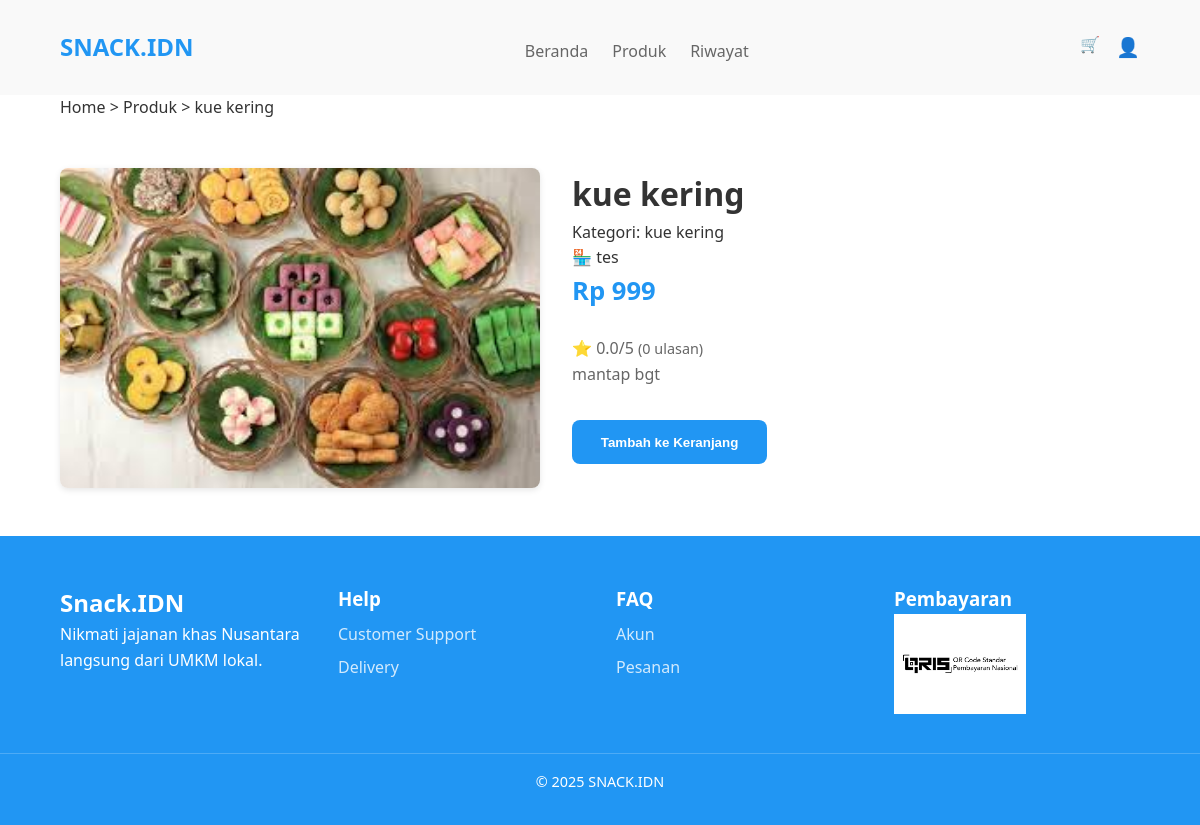
/public/product_detail.php?id=63bf73ef-8411-11f0-bd3e-58ce2aa3a006, run on the app's committed database.
### tables this page shows
CREATE TABLE `product` (
  `id` varchar(36) NOT NULL,
  `seller_id` varchar(36) NOT NULL,
  `category_id` int(11) DEFAULT NULL,
  `name` varchar(255) NOT NULL,
  `description` text DEFAULT NULL,
  `price` decimal(10,2) NOT NULL,
  `stock` int(11) NOT NULL,
  `image_url` text DEFAULT NULL,
  `created_at` datetime DEFAULT current_timestamp()
);

CREATE TABLE `category` (
  `id` int(11) NOT NULL,
  `name` varchar(100) NOT NULL,
  `created_at` datetime DEFAULT current_timestamp()
);

CREATE TABLE `user` (
  `id` varchar(36) NOT NULL,
  `name` varchar(255) NOT NULL,
  `email` varchar(255) NOT NULL,
  `password` varchar(255) NOT NULL,
  `role` enum('pembeli','penjual','admin') NOT NULL,
  `phone` varchar(20) DEFAULT NULL,
  `address` text DEFAULT NULL,
  `store_description` text DEFAULT NULL,
  `store_logo` varchar(255) DEFAULT NULL,
  `status` enum('active','suspended') DEFAULT 'active',
  `created_at` datetime DEFAULT current_timestamp()
);

### models/Product.php (called while the page is built, shortened)
<?php
class Product {
    private $conn;
    public function __construct($db) {
        $this->conn = $db;
    }
    public function getById($id) {
        $stmt = $this->conn->prepare("
            SELECT p.*,
                   c.name AS category_name,
                   u.name AS seller_name
            FROM product p
            LEFT JOIN category c ON p.category_id = c.id
            LEFT JOIN user u ON p.seller_id = u.id
            WHERE p.id = ?
        ");
        $stmt->bind_param("s", $id);
        $stmt->execute();
        return $stmt->get_result()->fetch_assoc();
    }
}

### models/Rating.php (called while the page is built, shortened)
<?php
class Rating {
    private $conn;
    public function __construct($db) {
        $this->conn = $db;
    }
    public function getAverage($product_id) {
        $stmt = $this->conn->prepare("SELECT AVG(rating) AS avg_rating, COUNT(*) AS total_rating
                                      FROM rating WHERE product_id=?");
        $stmt->bind_param("s", $product_id);
        $stmt->execute();
        return $stmt->get_result()->fetch_assoc();
    }
}
?>

### public/product_detail.php (the view, shortened to what this page needs)
<?php
require_once __DIR__ . '/../config/database.php';
require_once __DIR__ . '/../models/Product.php';
require_once __DIR__ . '/../models/Rating.php';
$productModel = new Product($conn);
$ratingModel  = new Rating($conn);
$user = $_SESSION['user'] ?? null;
$product_id = $_GET['id'];
$product = $productModel->getById($product_id);
$catResult = $conn->query("SELECT name FROM category WHERE id = ".$product['category_id']);
$cat = $catResult->fetch_assoc();
$avg = $ratingModel->getAverage($product_id);
?>
<!DOCTYPE html>
<html lang="id">
<head>
  <link rel="stylesheet" href="../assets/css/base.css"/>
  <link rel="stylesheet" href="../assets/css/detail.css"/>
</head>
<body>
    <header class="header">
        <div class="container header__content">
            <a href="<?= $user ? 'homepage.php' : '../index.php' ?>" class="logo">SNACK.IDN</a>
            <nav class="nav nav--bottom">
                <a href="<?= $user ? 'homepage.php' : '../index.php' ?>" class="nav__link">Beranda</a>
                <a href="product.php" class="nav__link">Produk</a>
                <a href="riwayat.php" class="nav__link">Riwayat</a>
            </nav>
            <div class="header__top">
                <div class="header__actions">
                    <a href="<?= $user ? 'cart.php' : 'login.php' ?>"
                    onclick="<?= $user ? '' : 'alert(\'Silakan login terlebih dahulu untuk melihat keranjang.\');' ?>">🛒</a>
                    <?php if ($user): ?>
                        <a href="profile.php"><span class="icon-profile">👤 <?= htmlspecialchars($user['name']) ?></span></a>
                        <a href="logout.php">Logout</a>
                    <?php else: ?>
                        <a href="login.php" class="icon-btn">👤</a>
                    <?php endif; ?>
                </div>
            </div>
        </div>
    </header>
  <main class="main-content">
    <div class="container">
        <nav class="breadcrumbs">
            <a href="../index.php" class="breadcrumb-link">Home</a>
            <span>&gt;</span>
            <a href="product.php" class="breadcrumb-link">Produk</a>
            <span>&gt;</span>
            <span class="breadcrumb-current"><?= htmlspecialchars($product['name']) ?></span>
        </nav>
        <section class="product-detail">
            <img src="../<?= htmlspecialchars($product['image_url'] ?? 'assets/img/no-image.png') ?>"
                alt="<?= htmlspecialchars($product['name']) ?>"
                class="product-image" />
            <div class="product-info-section">
                <h1 class="product-title"><?= htmlspecialchars($product['name']) ?></h1>
                <p class="product-category">Kategori: <?= htmlspecialchars($cat['name']);?></p>
                <p class="product-seller">
                    🏪
                    <a href="store.php?id=<?= $product['seller_id'] ?>" class="store-link">
                        <?= htmlspecialchars($product['seller_name']) ?>
                    </a>
                </p>
                <div class="product-meta">
                    <p class="product-price">Rp <?= number_format($product['price'],0,',','.') ?></p>
                    <div class="product-rating">
                        ⭐ <?= number_format($avg['avg_rating'],1) ?>/5
                        <span>(<?= $avg['total_rating'] ?> ulasan)</span>
                    </div>
                </div>
                <p class="product-description"><?= nl2br(htmlspecialchars($product['description'])) ?></p>
                <div class="product-actions">
                    <form method="POST">
                        <button type="submit" name="add_to_cart" class="add-to-cart-btn">Tambah ke Keranjang</button>
                    </form>
                </div>
            </div>
        </section>
    </div>
  </main>
    <?php include __DIR__ . '/../partials/footer.php'; ?>
</body>
</html>

### assets/css/base.css (style rules this page uses)
:root { --primary: #2196f3; --primary-dark: #1976d2; --text: #333; --text-light: #666; --bg: #fff; --bg-alt: #f9f9f9; --border: #ddd; --gray: #aaa; --radius: 8px; --shadow: 0 2px 6px rgba(0,0,0,0.1); --transition: 0.3s ease; }
* { margin: 0; padding: 0; box-sizing: border-box; }
html, body { font-family: 'Segoe UI', Tahoma, Geneva, Verdana, sans-serif; font-size: 16px; line-height: 1.6; color: var(--text); background-color: var(--bg); }
.container { width: 90%; max-width: 1200px; margin: 0 auto; }
a { text-decoration: none; color: inherit; }
.header, .footer { background: var(--bg-alt); padding: 1rem 0; }
.header__content { display: flex; justify-content: space-between; align-items: center; flex-wrap: wrap; gap: 1rem; }
.logo { font-size: 1.5rem; font-weight: 700; color: var(--primary); }
.nav { display: flex; gap: 1.5rem; flex-wrap: wrap; }
.nav__link { color: var(--text-light); font-weight: 500; transition: var(--transition); }
.header__actions { display: flex; gap: 1rem; }
.icon-btn { font-size: 1.2rem; transition: var(--transition); }
.header__top { display: flex; align-items: center; justify-content: space-between; margin: 1rem 0; gap: 1rem; }
.nav--bottom { margin-top: 0.5rem; text-align: center; }

### assets/css/detail.css (style rules this page uses)
.product-detail { display: flex; gap: 2rem; margin: 3rem 0; flex-wrap: wrap; align-items: flex-start; justify-content: center; }
.product-detail .product-image { flex: 1; max-width: 480px; width: 100%; border-radius: var(--radius); box-shadow: var(--shadow); object-fit: cover; }
.product-meta { align-items: center; gap: 1rem; }
.product-rating { font-size: 1rem; color: var(--text-light); }
.product-rating span { font-size: 0.9rem; color: var(--text-light); }
.product-info-section { flex: 1; min-width: 280px; }
.product-title { font-size: 2rem; font-weight: 700; }
.product-price { font-size: 1.6rem; color: var(--primary); font-weight: 700; margin-bottom: 1.5rem; }
.product-description { color: var(--text-light); margin-bottom: 2rem; line-height: 1.7; font-size: 1rem; }
.product-actions { display: flex; align-items: center; gap: 1.2rem; flex-wrap: wrap; }
.add-to-cart-btn { background: var(--primary); color: #fff; border: none; padding: 0.9rem 1.8rem; border-radius: var(--radius); cursor: pointer; transition: var(--transition); font-weight: 600; box-shadow: var(--shadow-sm); }

### data on the page
product: name "kue kering", image_url (picture), seller.name "tes", price "999", description "mantap bgt"
category: name "kue kering"

### other printed values
$avg['avg_rating'] "0.0"
$avg['total_rating'] "0"
